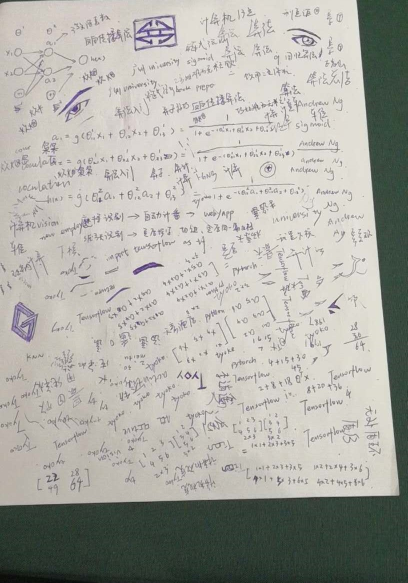
#> input picture test1.jpg, 815 x 1165 px (shown at 1/2 size)
$ python -i opencv_clipper.py   (imports and definitions only)
#> lines starting #> are read from the running program, lines starting #| are printed output that depends on the picture; after the words box and inside, x2 and y2 are one past the last pixel; in counts of white or black regions, pixels touching at a corner belong together
#!/usr/bin/env python3
# -*- coding: utf-8 -*-
import numpy as np

import cv2

# 目标图片大小
TARGET_H = 672
TARGET_W = 1369
# 预加黑边大小
EDGE = 20


def get_binary_img(img, kernel_n):
    img = cv2.cvtColor(img, cv2.COLOR_BGR2GRAY)  # 转化为灰图
    _, dst = cv2.threshold(img, 0, 255, cv2.THRESH_OTSU)  # otsu算法二值化
    kernel = np.ones((kernel_n, kernel_n), np.uint8)
    closed = cv2.morphologyEx(dst, cv2.MORPH_CLOSE, kernel)  # 形态闭运算，去除票据内容
    # 下面加上四边黑框
    closed[:EDGE, :] = 0
    closed[-EDGE:, :] = 0
    closed[:, :EDGE] = 0
    closed[:, -EDGE:] = 0
    return closed


# 求出面积最大的轮廓
def findMaxContour(image):
    # 寻找边缘
    contours, _ = cv2.findContours(
        image, cv2.RETR_EXTERNAL, cv2.CHAIN_APPROX_NONE)
    # 计算面积
    max_area = 0.0
    max_contour = []
    for contour in contours:
        currentArea = cv2.contourArea(contour)
        if currentArea > max_area:
            max_area = currentArea
            max_contour = contour
    return max_contour, max_area


# 多边形拟合凸包的四个顶点
def getBoxPoint(contour):
    # 多边形拟合凸包
    hull = cv2.convexHull(contour)
    epsilon = 0.02 * cv2.arcLength(contour, True)
    approx = cv2.approxPolyDP(hull, epsilon, True)
    approx = approx.reshape((len(approx), 2))
    return approx


# 四边形顶点排序，[top-left, top-right, bottom-right, bottom-left]
def orderPoints(pts):
    rect = np.zeros((4, 2), dtype="float32")
    s = pts.sum(axis=1)
    rect[0] = pts[np.argmin(s)]
    rect[2] = pts[np.argmax(s)]
    diff = np.diff(pts, axis=1)
    rect[1] = pts[np.argmin(diff)]
    rect[3] = pts[np.argmax(diff)]
    return rect


# 透视变换
def warpImage(image, box):
    dst_rect = np.array([[0, 0],
                         [TARGET_W - 1, 0],
                         [TARGET_W - 1, TARGET_H - 1],
                         [0, TARGET_H - 1]], dtype='float32')
    M = cv2.getPerspectiveTransform(box, dst_rect)
    warped = cv2.warpPerspective(image, M, (TARGET_W, TARGET_H))
    return warped


def main_img_preprocess(origin_img):
    shape = origin_img.shape
    binary_img = get_binary_img(origin_img, 10)
    max_contour, _ = findMaxContour(binary_img)
    boxes = getBoxPoint(max_contour)
    boxes = orderPoints(boxes)
    for co in boxes:
        if co[0] < EDGE+5:
            co[0] = 0
        if co[0] > shape[1] - EDGE - 5:
            co[0] = shape[1] - 1
        if co[1] < EDGE+5:
            co[1] = 0
        if co[1] > shape[0] - EDGE - 5:
            co[1] = shape[0] - 1

    warped = warpImage(img, boxes)
    return warped


# [6 lines of commented-out code are left out]

>>> import cv2
>>> picture = cv2.imread('test1.jpg')
#> picture is the input picture: shape (1165, 815, 3); mean B, G, R 165.2, 171.9, 172.4
>>> result = main_img_preprocess(picture)
#> in get_binary_img, `_, dst = cv2.threshold(img, 0, 255, cv2.THRESH_OTSU)`:
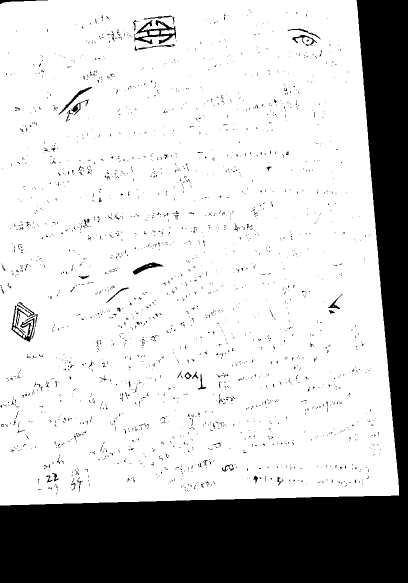
#> dst: shape (1165, 815) (shown at 1/2 size); 78.1% white; 2478 black regions (2408 under 20 px), largest, box (x1, y1, x2, y2) and area: (0, 0, 815, 1165) 193316, (268, 40, 352, 89) 1310, (23, 604, 69, 684) 1022
#> in get_binary_img, `closed = cv2.morphologyEx(dst, cv2.MORPH_CLOSE, kernel)`:
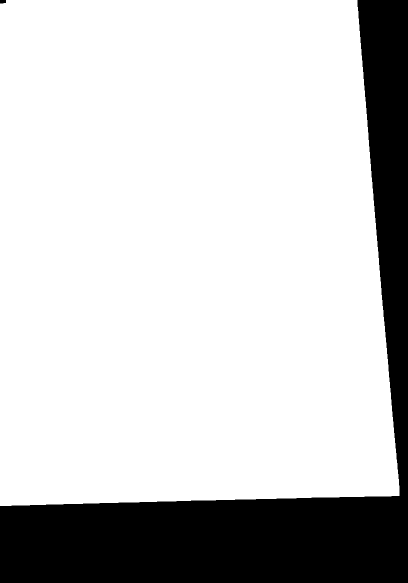
#> closed: shape (1165, 815) (shown at 1/2 size); 79.8% white; 2 black regions, box (x1, y1, x2, y2) and area: (0, 0, 815, 1165) 191584, (0, 0, 12, 7) 79
#> in get_binary_img, `closed[:, :EDGE] = 0`:
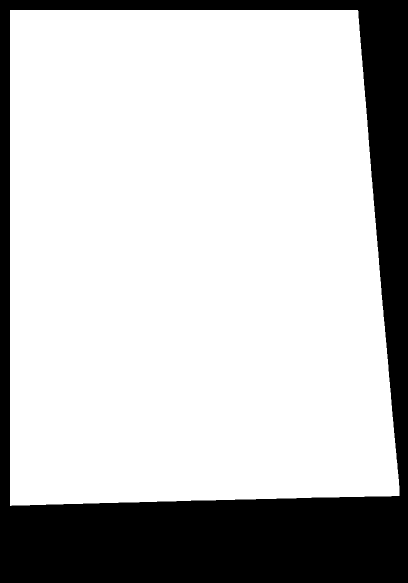
#> closed: shape (1165, 815) (shown at 1/2 size); 76.2% white; 1 black region, box (x1, y1, x2, y2) and area: (0, 0, 815, 1165) 225730
#> in get_binary_img, `closed[:, -EDGE:] = 0`: closed: shape (1165, 815); 76.2% white; 1 black region
#> in findMaxContour, `contours, _ = cv2.findContours( image, cv2.RETR_EXTERNAL, cv2.CHAIN_AP..`: contours = 1 contour; box (x1, y1, x2, y2) and area: (20, 20, 795, 1012) 721876
#> the loop in findMaxContour, `for contour in contours:` made 1 pass
#> (currentArea, max_area) on pass 1: (721876.5, 721876.5)
#> after the loop in findMaxContour, `for contour in contours:`: max_area = 721876.5; max_contour = contour of 3431 points, box (x1, y1, x2, y2) (20, 20, 795, 1012), area 721876
#> in getBoxPoint, `hull = cv2.convexHull(contour)`: hull = [[715, 20], [716, 22], [794, 926], [794, 991], [782, 992], [22, 1011], [20, 1011], [20, 20]]
#> in getBoxPoint, `epsilon = 0.02 * cv2.arcLength(contour, True)`: epsilon = 69.44
#> in getBoxPoint, `approx = cv2.approxPolyDP(hull, epsilon, True)`: approx = [[715, 20], [794, 991], [20, 1011], [20, 20]]
#> in orderPoints, `s = pts.sum(axis=1)`: s = [735, 1785, 1031, 40]
#> in orderPoints, `diff = np.diff(pts, axis=1)`: diff = [-695, 197, 991, 0]
#> in main_img_preprocess, `boxes = orderPoints(boxes)`: boxes = [[20, 20], [715, 20], [794, 991], [20, 1011]]
#> the loop in main_img_preprocess, `for co in boxes:` made 4 passes
#> (the run stopped early here; a loop or call above may not have finished)

$ run again, on test2.jpg
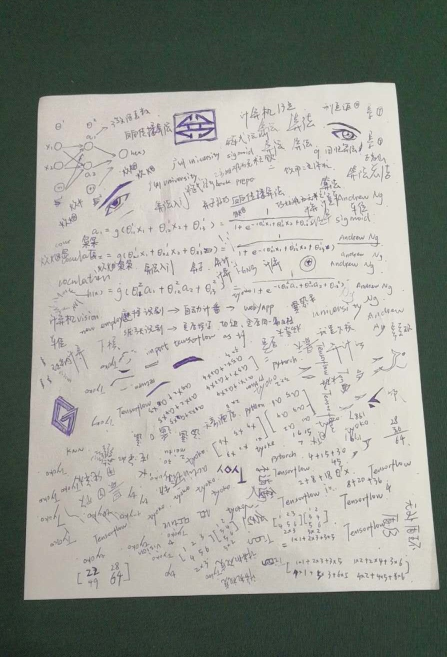
#> input picture test2.jpg, 893 x 1314 px (shown at 1/2 size)
#> picture is the input picture: shape (1314, 893, 3); mean B, G, R 146.6, 154.1, 151.8
#> in get_binary_img, `_, dst = cv2.threshold(img, 0, 255, cv2.THRESH_OTSU)`:
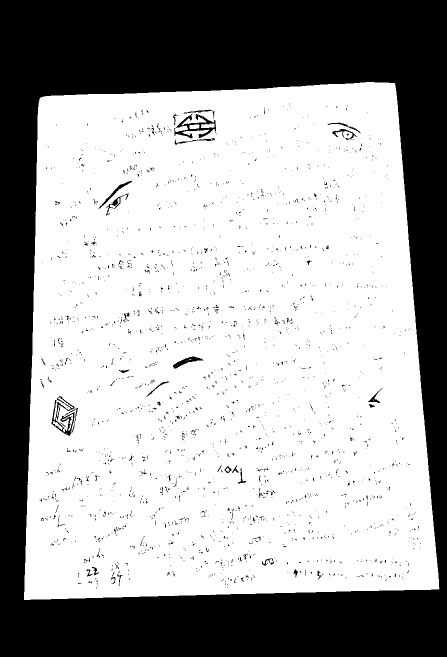
#> dst: shape (1314, 893) (shown at 1/2 size); 65.1% white; 2460 black regions (2392 under 20 px), largest, box (x1, y1, x2, y2) and area: (0, 0, 893, 1314) 394447, (348, 228, 432, 277) 1314, (103, 792, 156, 872) 1123
#> in get_binary_img, `closed = cv2.morphologyEx(dst, cv2.MORPH_CLOSE, kernel)`:
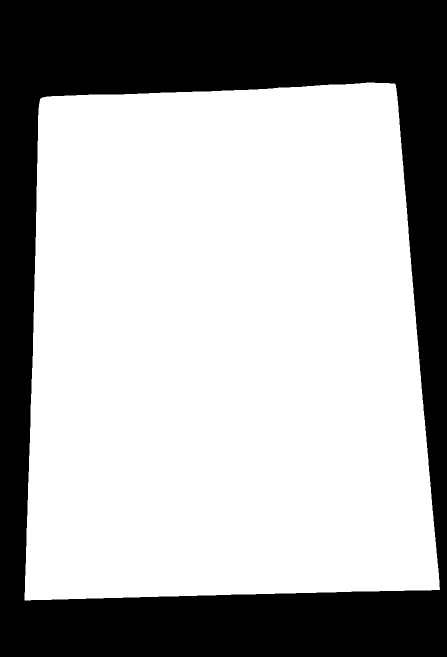
#> closed: shape (1314, 893) (shown at 1/2 size); 66.4% white; 1 black region, box (x1, y1, x2, y2) and area: (0, 0, 893, 1314) 394433
#> contours = 1 contour; box (x1, y1, x2, y2) and area: (49, 165, 873, 1201) 776902
#> the loop in findMaxContour, `for contour in contours:` made 1 pass
#> (currentArea, max_area) on pass 1: (776902, 776902)
#> after the loop in findMaxContour, `for contour in contours:`: max_area = 776902; max_contour = contour of 3546 points, box (x1, y1, x2, y2) (49, 165, 873, 1201), area 776902
#> hull = contour of 27 points, box (x1, y1, x2, y2) (49, 165, 873, 1201), area 782380
#> epsilon = 72.33
#> approx = [[789, 167], [872, 1179], [49, 1200], [80, 198]]
#> s = [956, 2051, 1249, 278]
#> diff = [-622, 307, 1151, 118]
#> in main_img_preprocess, `boxes = orderPoints(boxes)`: boxes = [[80, 198], [789, 167], [872, 1179], [49, 1200]]
#> the loop in main_img_preprocess, `for co in boxes:` made 4 passes

$ run again, on test4.jpg
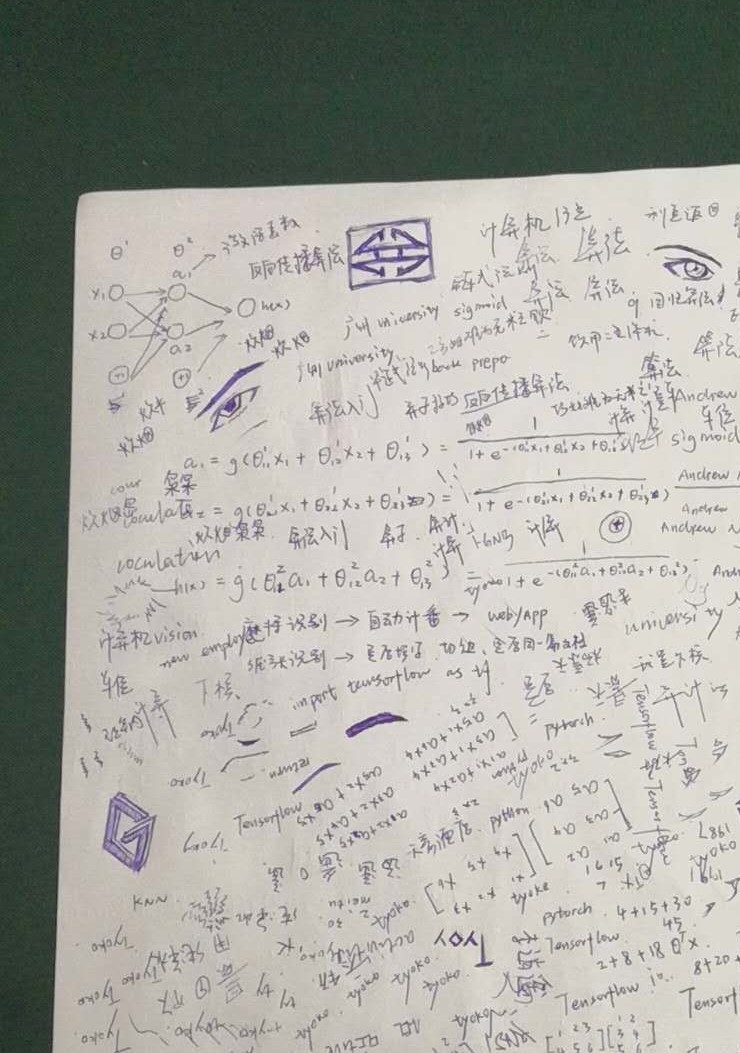
#> input picture test4.jpg, 740 x 1053 px
#> picture is the input picture: shape (1053, 740, 3); mean B, G, R 159.8, 166.4, 166.1
#> in get_binary_img, `_, dst = cv2.threshold(img, 0, 255, cv2.THRESH_OTSU)`:
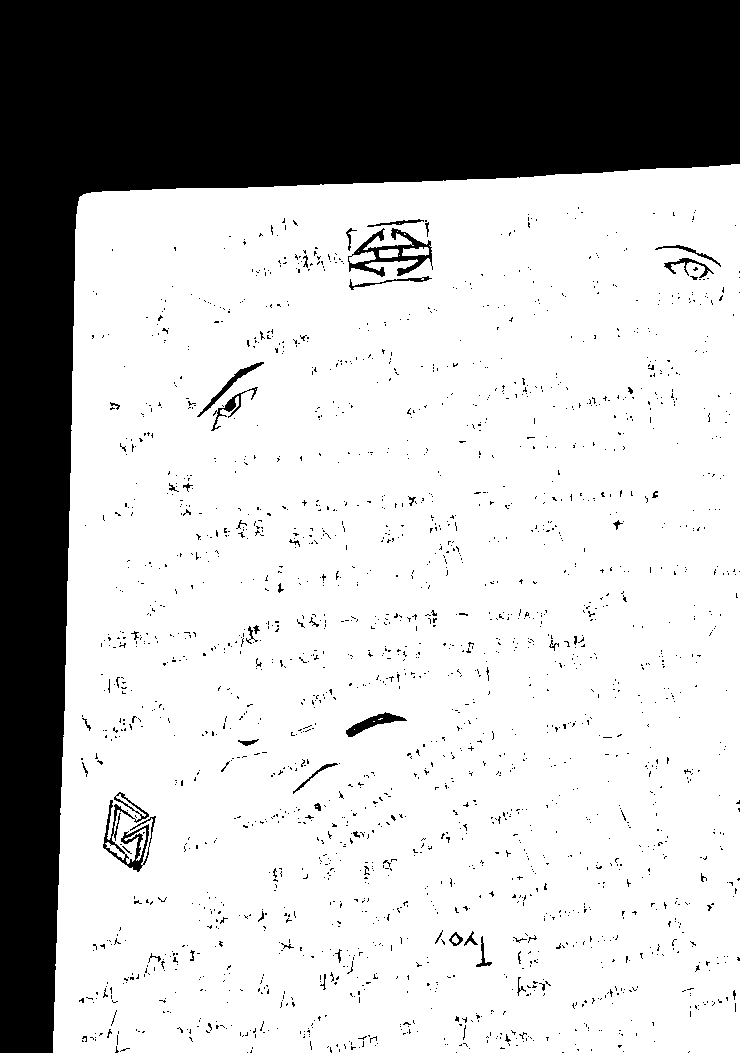
#> dst: shape (1053, 740); 73.8% white; 2067 black regions (2012 under 20 px), largest, box (x1, y1, x2, y2) and area: (0, 0, 740, 1053) 191076, (348, 228, 433, 277) 1335, (103, 792, 156, 872) 1193
#> in get_binary_img, `closed[:, -EDGE:] = 0`:
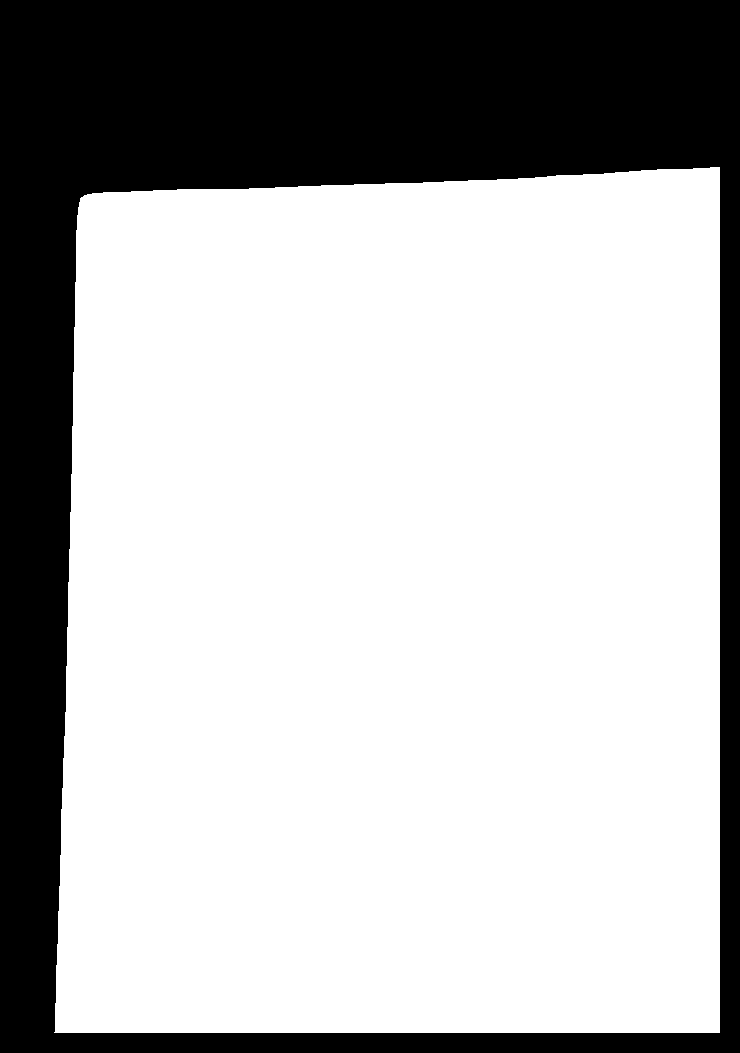
#> closed: shape (1053, 740); 71.3% white; 1 black region
#> contours = 1 contour; box (x1, y1, x2, y2) and area: (54, 167, 720, 1033) 554012
#> the loop in findMaxContour, `for contour in contours:` made 1 pass
#> (currentArea, max_area) on pass 1: (554012.5, 554012.5)
#> after the loop in findMaxContour, `for contour in contours:`: max_area = 554012.5; max_contour = contour of 3003 points, box (x1, y1, x2, y2) (54, 167, 720, 1033), area 554012
#> hull = contour of 15 points, box (x1, y1, x2, y2) (54, 167, 720, 1033), area 556702
#> epsilon = 60.53
#> approx = [[719, 167], [719, 1032], [54, 1032], [80, 198]]
#> s = [886, 1751, 1086, 278]
#> diff = [-552, 313, 978, 118]
#> in main_img_preprocess, `boxes = orderPoints(boxes)`: boxes = [[80, 198], [719, 167], [719, 1032], [54, 1032]]
#> the loop in main_img_preprocess, `for co in boxes:` made 4 passes
